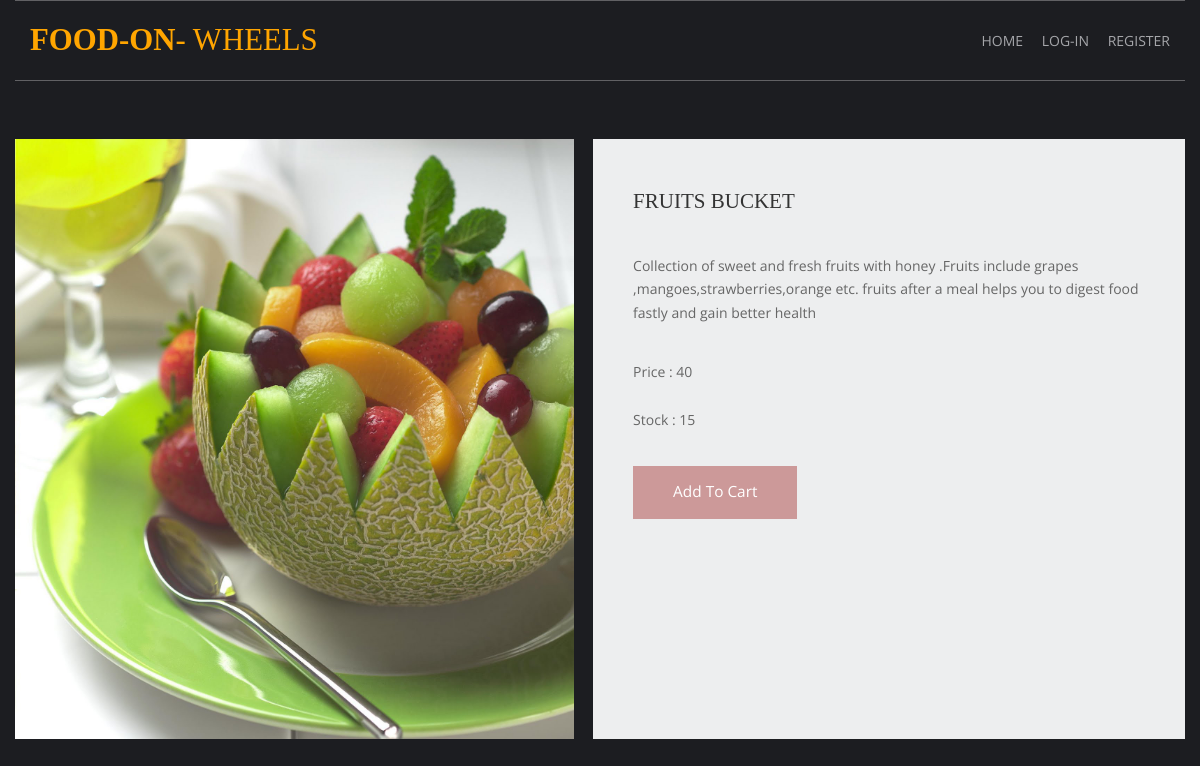
The app's page /fruit-recipes/fruits-bucket with its own data.
### shop/models.py (models this page shows, shortened)
class product(models.Model):
    name = models.CharField(max_length=150, unique=True)
    slug = models.SlugField(max_length=150, unique=True)
    image = models.ImageField(upload_to='products')
    description = models.TextField()
    stock = models.IntegerField()
    available = models.BooleanField()
    price = models.IntegerField()
    category = models.ForeignKey(category, on_delete=models.CASCADE)
    class Meta:
        ordering = ('name',)

### shop/views.py (the view)
# urls.py: path('<slug:c_slug>/<slug:product_slug>', views.prod_details, name='details'),
def prod_details(request, c_slug, product_slug):
    try:
        prod = product.objects.get(category__slug=c_slug, slug=product_slug)
    except Exception as e:
        raise e
    return render(request, 'item.html', {'product': prod})

### cart/context_processor.py (called while the page is built)
def count(request):
    item_count = 0
    if 'admin' in request.path:
        return {}
    else:
        try:
            ct = cart_list.objects.filter(cart_id=c_id(request))
            cart_items = items.objects.filter(cart=ct[:1])
            for item in cart_items:
                item_count += item.quantity
        except cart_list.DoesNotExist:
            item_count = 0
        return dict(count=item_count)

### cart/views.py (called while the page is built)
def c_id(request):
    ct_id = request.session.session_key
    print("own",request.session.session_key)
    if not ct_id:
        print("new")
        ct_id = request.session.create()
        print("new",request.session.create())
    return ct_id

### templates/item.html (shortened to what this page needs)
{% extends 'base.html' %}
{% load static %}
{%block content%}
<html lang="en">
<head>
    <link href="{% static 'pr/fontawesome/css/all.min.css'%}" rel="stylesheet" />
    <link href="{% static 'pr/css/templatemo-comparto.css'%}" rel="stylesheet" />
</head>
<body>
  <br><br>
        <section class="tm-mb-1" id="about">
            <div class="tm-row tm-about-row">
                <div class="tm-section-1-l">
                    <img src="{{product.image.url}}" alt="About image" class="tm-img-responsive" style="height:600px; width:700px;">
                </div>
                <article class="tm-section-1-r tm-bg-color-8" style="height:600px; width:700px">
                    <h2 class="tm-mb-2 tm-title-color">{{product.name}}</h2>
                    <p>{{product.description}}</p>
                    <p>Price : {{product.price}}<br>
                       <br>Stock : {{product.stock}}</p>
{% if product.stock <= 0 %}
                    <h1 style="color:red;">Sorry No stock Left</h1>
                    {% else %}
                    {% if user.is_authenticated %}
                    <a href="{% url 'addCart' product.id %}" class="tm-btn tm-btn-1 tm-link-to-services">Add To Cart</a>
                    {%else%}
                    <a href="{% url 'login' %}" class="tm-btn tm-btn-1 tm-link-to-services">Add To Cart</a>
                    {%endif%}
{% endif %}
                </article>
            </div>
        </section>
</body>
</html>
{%endblock%}

### static/hm/layout/styles/layout.css (style rules this page uses)
*, *::before, *::after { transition:all .3s ease-in-out; }
body { color:#A5A6AA; background-color:#1C1D21; }
a { color:#FBAB45; }

### static/pr/css/templatemo-comparto.css (style rules this page uses)
*, *::before, *::after { box-sizing: border-box; outline: none; }
ul, h1, h2, h3, h4, p, figure { padding: 0; margin: 0; }
body { font-family: 'Open Sans', Arial, sans-serif; font-size: 18px; overflow-x: hidden; padding-left: 15px; padding-right: 15px; margin: 0; }
h2 { font-size: 1.5rem; }
a { transition: all 0.3s ease; text-decoration: none; }
p { color: #666; line-height: 1.7; margin-bottom: 35px; }
h1, h2, h3, h4, h5, h6 { color: #333; }
.tm-mb-1 { margin-bottom: 20px; }
.tm-mb-2 { margin-bottom: 40px; }
.tm-bg-color-8 { background-color: #EDEEEF; }
.tm-img-responsive { max-width: 100%; height: auto; }
.tm-section-1-l { width: 57.85%; margin-right: 1.65%; }
.tm-section-1-r { padding: 50px 40px; width: 40.5%; }
.tm-row { display: flex; }
.tm-btn { display: inline-block; padding: 15px 40px; font-size: 1.1rem; border: none; background-color: #CC9999; color: white; }
a { color: #666; }

### static/hm/layout/styles/framework.css (style rules this page uses)
html { overflow-y:scroll; overflow-x:hidden; }
html, body { margin:0; padding:0; font-size:14px; line-height:1.6em; }
*, *::before, *::after { box-sizing:border-box; }
a { outline:none; text-decoration:none; }
img { width:auto; max-width:100%; height:auto; margin:0; padding:0; border:none; line-height:normal; vertical-align:middle; }
body, input, textarea, select { font-family:Verdana, Geneva, sans-serif; }
h1, h2, h3, h4, h5, h6, .heading { font-family:Georgia, "Times New Roman", Times, serif; }
::placeholder { opacity:1; }
h1, h2, h3, h4, h5, h6, .heading { margin:0 0 20px 0; font-size:1.4rem; line-height:normal; font-weight:normal; text-transform:uppercase; }
address, article, aside, figcaption, figure, footer, header, main, nav, section { display:block; margin:0; padding:0; }

### records on screen
product: image (picture), name "FRUITS BUCKET", description "Collection of sweet and fresh fruits with honey .Fruits include grapes ,mangoes,strawberries,orange etc. fruits after a meal helps you to digest food fastly and gain better health", price "40", stock "15"
